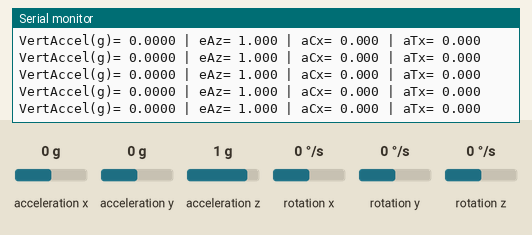
Recording of a sketch running on a simulated Arduino Nano 33 BLE. Shown: the last lines printed to the serial monitor. The inputs (shaded band) are chosen by the test bench; at power-on: acceleration x 0 g, acceleration y 0 g, acceleration z 1 g, rotation x 0 °/s, rotation y 0 °/s, rotation z 0 °/s. Nothing arrives over Bluetooth unless stated; a phone connects over Bluetooth LE 3 s after start.

Above: at 1.2 s.
1.3 s: acceleration x set to -1.4 g
At 2.3 s:
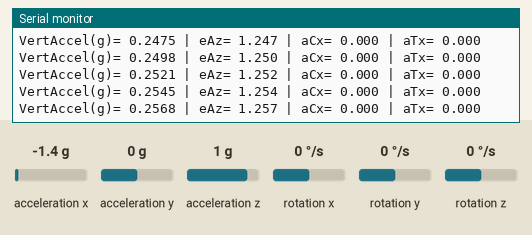
2.8 s: acceleration y set to -1.4 g
At 3.6 s:
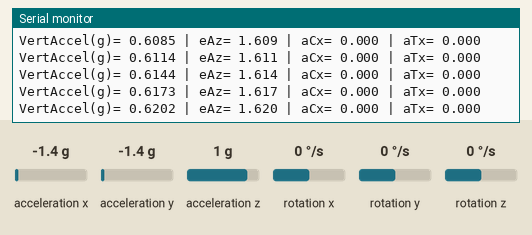
4.3 s: acceleration z set to -1.4 g
At 5.1 s:
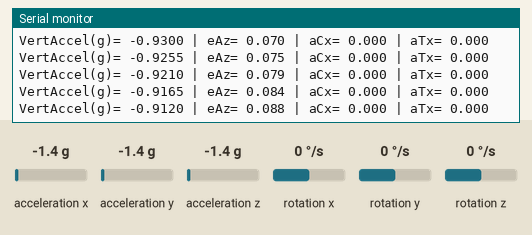
5.8 s: rotation x set to -192 °/s
At 6.5 s:
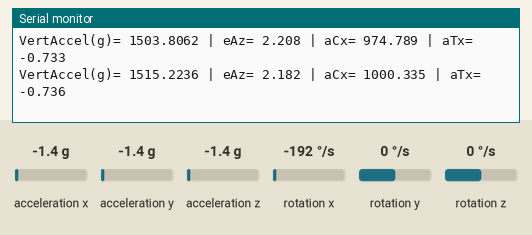
7.3 s: rotation y set to -192 °/s
At 7.9 s:
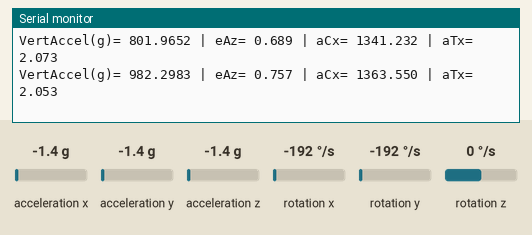
Timing chart, 0 to 9.8 s (numbered marks = the images above; inputs shaded):
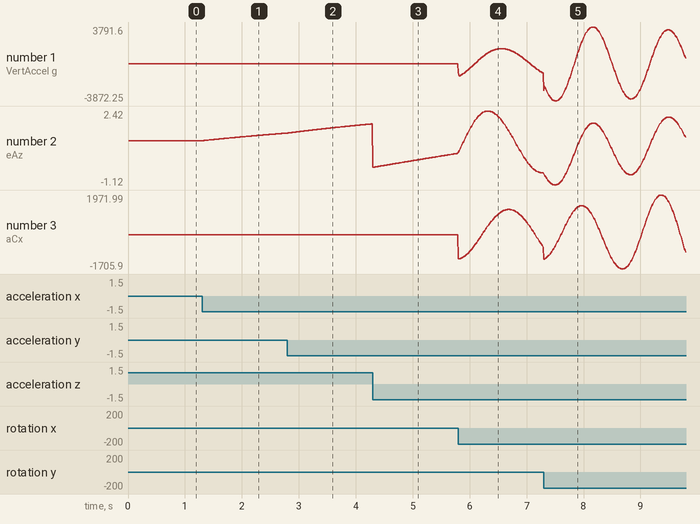

The sketch:

Madgwick_Vertical_Accel_v2.ino
```cpp
/*
  Off-Axis IMU Correction with Official Arduino Madgwick Library
  --------------------------------------------------------------
  1) Uses only accelerometer + gyro (no magnetometer).
  2) Madgwick internal sampling freq = 100 Hz (approx).
  3) We transform data to Earth frame via roll/pitch/yaw (Euler angles).
  4) Remove gravity, then subtract centripetal & tangential accelerations
     due to bar rotation if the sensor is 5.3 cm off-axis.

  NOTE: Because the library's quaternion is private and updateIMU()
        has no dt parameter, we do a best-effort approach with Euler angles.
        Also, 'beta' is private, so we rely on library defaults.

  Requirements:
    - Arduino_BMI270_BMM150
    - ArduinoBLE
    - Madgwick (official Arduino library, which has updateIMU(gx,gy,gz,ax,ay,az))
*/

#include <Arduino.h>
#include <ArduinoBLE.h>
#include <Arduino_BMI270_BMM150.h>  // for accelerometer/gyro
#include <MadgwickAHRS.h>           // official Arduino Madgwick

// ---------------------- USER SETTINGS --------------------------

// Desired loop/filter frequency (Hz). Must match your actual loop rate fairly closely:
static const float SAMPLE_FREQ = 100.0f;

// If your sensor is physically 5.3 cm ABOVE the bar's axis along
// the sensor's local +Z, you might define rSensor = (0,0,+0.053).
// But if local +Z is "upward away from the bar," that means the bar is below
// the sensor along -Z, so then you'd do (0,0,-0.053). Adjust accordingly!
float rSensorX = 0.0f;
float rSensorY = 0.0f;
float rSensorZ = +0.053f; // Example: +Z is above the bar by 5.3 cm

// Assume Earth-frame Z is +1 g at rest. If your rest reading is -1 g, use -1.0f
static const float GRAVITY_SIGN = +1.0f;

// ---------------------- BLE SETUP -----------------------------
BLEService accelService("19B10000-E8F2-537E-4F6C-D104768A1214");
BLECharacteristic verticalAccelChar("19B10001-E8F2-537E-4F6C-D104768A1214",
                                    BLERead | BLENotify,
                                    20); // sending a string float

// ---------------------- GLOBALS -------------------------------
Madgwick filter;
unsigned long lastLoopTime = 0; // for measuring loop rate if desired

// We'll store the Earth-frame gyro from the previous loop to estimate alpha
float oldOmegaEx = 0.0f, oldOmegaEy = 0.0f, oldOmegaEz = 0.0f;

// -------------- EULER ANGLE -> ROTATION MATRIX ----------------
// The official Arduino Madgwick library defines roll (x), pitch (y), yaw (z) in degrees.
//
// We'll define a function that takes RPY in degrees, builds the matrix for
// Rz(yaw)*Ry(pitch)*Rx(roll), and multiplies it by a local vector (vx, vy, vz).
// This yields the Earth-frame vector (ex, ey, ez).

void rotateVectorByEuler(float vx, float vy, float vz,
                         float rollDeg, float pitchDeg, float yawDeg,
                         float &ex, float &ey, float &ez)
{
  // Convert degrees to radians
  float rollRad  = rollDeg  * DEG_TO_RAD;
  float pitchRad = pitchDeg * DEG_TO_RAD;
  float yawRad   = yawDeg   * DEG_TO_RAD;

  // Precompute sines & cosines
  float cr = cosf(rollRad);
  float sr = sinf(rollRad);
  float cp = cosf(pitchRad);
  float sp = sinf(pitchRad);
  float cy = cosf(yawRad);
  float sy = sinf(yawRad);

  // We'll define the combined rotation:
  //   Rz(yaw)*Ry(pitch)*Rx(roll)*[vx, vy, vz]
  // In column-major form (assuming vectors are column).

  // Step 1: v1 = Rx(roll)*v
  float v1x = vx;
  float v1y = cr*vy - sr*vz;
  float v1z = sr*vy + cr*vz;

  // Step 2: v2 = Ry(pitch)*v1
  float v2x =  cp*v1x + sp*v1z;
  float v2y =  v1y;
  float v2z = -sp*v1x + cp*v1z;

  // Step 3: v3 = Rz(yaw)*v2
  float v3x =  cy*v2x - sy*v2y;
  float v3y =  sy*v2x + cy*v2y;
  float v3z =  v2z;

  ex = v3x;
  ey = v3y;
  ez = v3z;
}

// -------------- SETUP -----------------------------------------
void setup() {
  Serial.begin(115200);
  while (!Serial);

  // BLE
  if (!BLE.begin()) {
    Serial.println("Failed to init BLE!");
    while (1);
  }
  BLE.setLocalName("Nano33BLE-OffAxis");
  BLE.setAdvertisedService(accelService);
  accelService.addCharacteristic(verticalAccelChar);
  BLE.addService(accelService);
  BLE.advertise();
  Serial.println("BLE advertising started.");

  // IMU
  if (!IMU.begin()) {
    Serial.println("Failed to init BMI270/BMM150!");
    while (1);
  }
  Serial.println("IMU started.");

  // Initialize Madgwick
  // We assume ~100 Hz loop. Adjust if your actual loop is different.
  filter.begin(SAMPLE_FREQ);

  // Can't set 'beta' directly because it's private in the official library.
  // We'll rely on the library's internal calculation.

  lastLoopTime = millis();
  Serial.println("Setup complete.");
}

// -------------- MAIN LOOP --------------------------------------
void loop() {
  // keep BLE alive
  BLEDevice central = BLE.central();

  // Attempt a stable ~100 Hz. (Optional: you can use delay(10) or so.)
  static unsigned long prevMillis = 0;
  unsigned long nowMillis = millis();
  if (nowMillis - prevMillis < 10) {
    return; // ~100 Hz
  }
  prevMillis = nowMillis;

  // Check if new data is available
  if (IMU.accelerationAvailable() && IMU.gyroscopeAvailable()) {
    float ax, ay, az;
    float gx, gy, gz;
    IMU.readAcceleration(ax, ay, az);
    IMU.readGyroscope(gx, gy, gz);

    // The official Madgwick library wants gyro in deg/s (which we have).
    // So no need to convert to rad/s.

    // 1) Update filter
    // No magnetometer used => updateIMU
    filter.updateIMU(gx, gy, gz, ax, ay, az);

    // 2) Get Euler angles from the filter
    float rollDeg  = filter.getRoll();   // rotation about X, degrees
    float pitchDeg = filter.getPitch();  // rotation about Y, degrees
    float yawDeg   = filter.getYaw();    // rotation about Z, degrees

    // 3) Rotate raw acceleration to Earth frame
    float eAx, eAy, eAz;
    rotateVectorByEuler(ax, ay, az, rollDeg, pitchDeg, yawDeg, eAx, eAy, eAz);

    // 4) Remove gravity from Earth frame
    float aNoGravX = eAx;
    float aNoGravY = eAy;
    float aNoGravZ = eAz - GRAVITY_SIGN;

    // 5) Rotate IMU gyro to Earth frame (to get Earth-frame angular velocity)
    float omegaEx, omegaEy, omegaEz;
    rotateVectorByEuler(gx, gy, gz, rollDeg, pitchDeg, yawDeg, omegaEx, omegaEy, omegaEz);

    // 6) Approximate angular acceleration alphaE = [omegaE - oldOmegaE]*SAMPLE_FREQ
    static bool firstLoop = true;
    float alphaEx = 0.0f, alphaEy = 0.0f, alphaEz = 0.0f;
    if (!firstLoop) {
      alphaEx = (omegaEx - oldOmegaEx) * SAMPLE_FREQ;
      alphaEy = (omegaEy - oldOmegaEy) * SAMPLE_FREQ;
      alphaEz = (omegaEz - oldOmegaEz) * SAMPLE_FREQ;
    } else {
      // skip on first loop to avoid large spike
      firstLoop = false;
    }

    // store for next iteration
    oldOmegaEx = omegaEx;
    oldOmegaEy = omegaEy;
    oldOmegaEz = omegaEz;

    // 7) Rotate the sensor offset vector rSensor to Earth frame
    float rEx, rEy, rEz;
    rotateVectorByEuler(rSensorX, rSensorY, rSensorZ, rollDeg, pitchDeg, yawDeg, rEx, rEy, rEz);

    // 8) Compute centripetal: aC = -omegaE x (omegaE x rE)
    //    cross(omegaE, rE) => temp
    float tempX = omegaEy*rEz - omegaEz*rEy;
    float tempY = omegaEz*rEx - omegaEx*rEz;
    float tempZ = omegaEx*rEy - omegaEy*rEx;

    // then cross(omegaE, temp) => aC, then negate
    float aCx = -(omegaEy*tempZ - omegaEz*tempY);
    float aCy = -(omegaEz*tempX - omegaEx*tempZ);
    float aCz = -(omegaEx*tempY - omegaEy*tempX);

    // 9) Compute tangential: aT = alphaE x rE
    float aTx = alphaEy*rEz - alphaEz*rEy;
    float aTy = alphaEz*rEx - alphaEx*rEz;
    float aTz = alphaEx*rEy - alphaEy*rEx;

    // 10) Subtract them from aNoGrav => final corrected
    float aCorrectedX = aNoGravX - (aCx + aTx);
    float aCorrectedY = aNoGravY - (aCy + aTy);
    float aCorrectedZ = aNoGravZ - (aCz + aTz);

    // 11) The vertical acceleration is Earth-frame Z
    float verticalAccel = aCorrectedZ;

    // Send via BLE
    char buffer[20];
    snprintf(buffer, sizeof(buffer), "%.4f", verticalAccel);
    verticalAccelChar.writeValue((uint8_t*)buffer, strlen(buffer));

    // Debug
    Serial.print("VertAccel(g)= "); Serial.print(verticalAccel, 4);
    Serial.print(" | eAz= "); Serial.print(eAz, 3);
    Serial.print(" | aCx= "); Serial.print(aCx, 3);
    Serial.print(" | aTx= "); Serial.print(aTx, 3);
    Serial.println();
  }
}
```

Measured:
- after the input at 1.3 s, the serial monitor: prints a new line at once (image 1)
- plotted number 1: 0 → 0.36 after the input at 1.3 s
- plotted number 2: 1 → 1.36 after the input at 1.3 s
